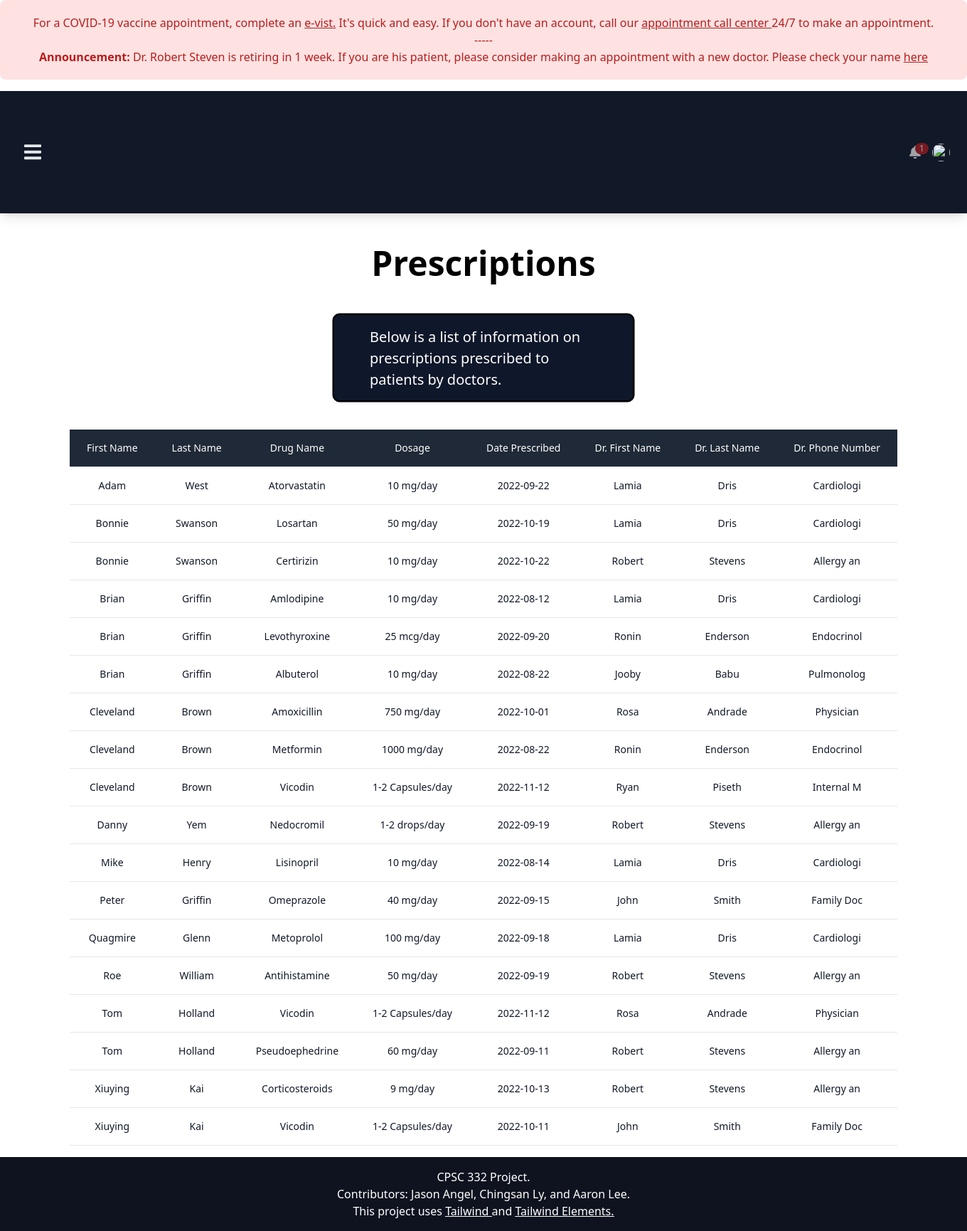
Before: /prescriptions.php with the older database file.
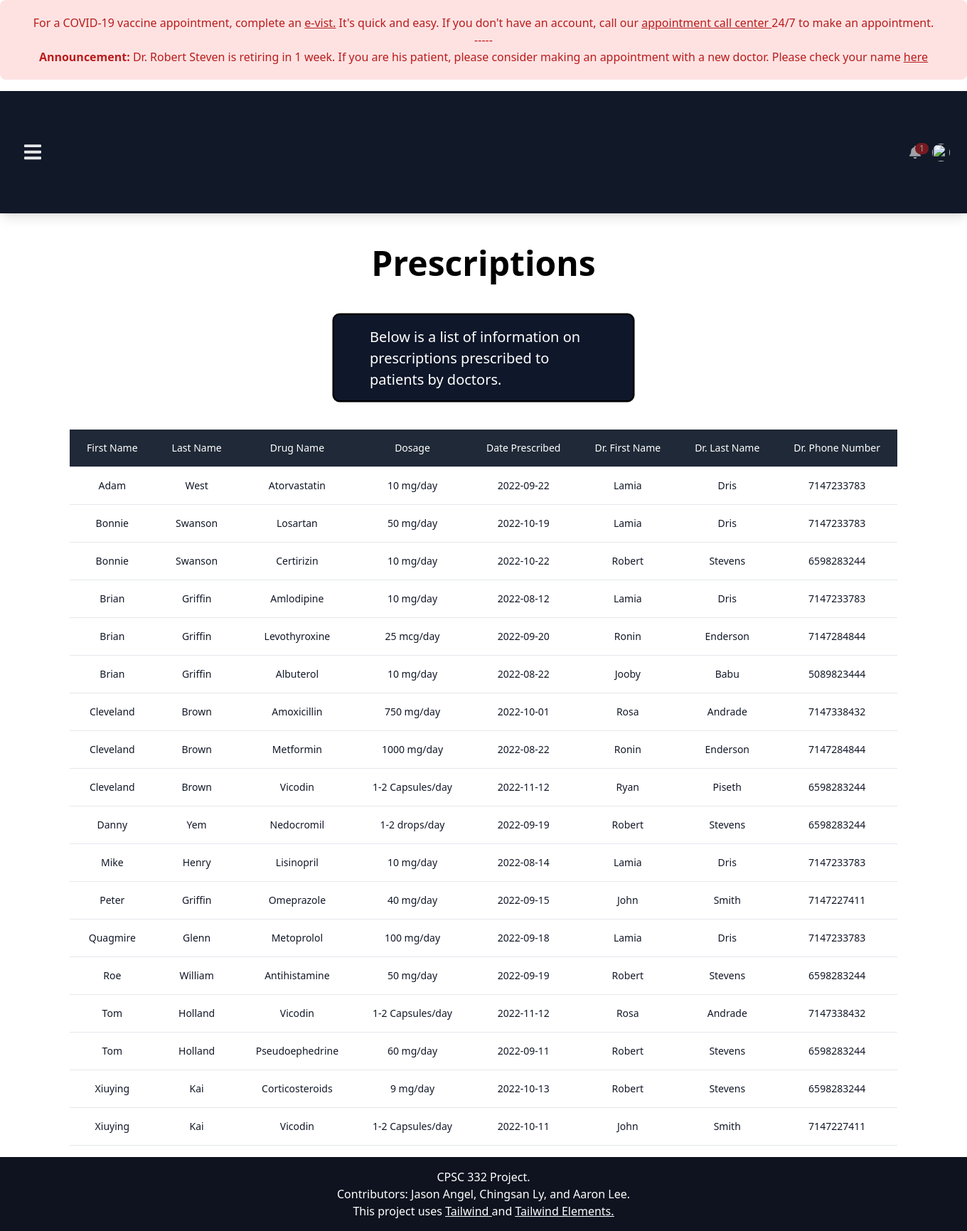
After: the same page with the newer database file.
### tables this page shows
CREATE TABLE Patient (
  SSN int NOT NULL,
  Last_Name varchar(50),
  PhoneNumber varchar(10),
  Street_Name varchar(50),
  Street_Number varchar(50),
  City varchar(50),
  State varchar(2),
  Zip_Code varchar(9),
  First_Name varchar(10),
  Insurance_ID varchar(15)
);

CREATE TABLE Prescription (
	Prescription_ID int NOT NULL,
    Drug_Name varchar(50),
    Dosage varchar(50),
    Number_Refill int,
    Date_Prescribed DATE,
    Most_Recent_Filling DATE,
    Prescribed_by varchar(50),
    Patient_SSN int NOT NULL,
    FOREIGN KEY (Patient_SSN) REFERENCES Patient(SSN)
    );

CREATE TABLE Drug (
	Drug_Name varchar(50) PRIMARY KEY,
    Dosage varchar(50)
    );

CREATE TABLE Doctor_Prescribe (
	Prescription_ID INT NOT NULL,
    Date_Prescribed DATE,
    Prescribed_by varchar(50),
    FOREIGN KEY (Prescribed_by) REFERENCES Doctor(DoctorID)
);

CREATE TABLE Doctor (
	DoctorID varchar(50),
    Last_Name varchar(50),
    First_Name varchar(50) UNIQUE,
    Phone_Number varchar(10),
    Specialty varchar(40),
    Salary varchar(40)
    
    );

### prescriptions.php (the view, shortened to what this page needs)
<!DOCTYPE html>
<html lang="en">
<?php include('header.php'); ?>
<main style="min-height: calc(100vh - 176px - 104px);">
    <h1 class="font-semibold leading-tight text-5xl mt-0 mb-2 text-grey-600 bold text-center mt-10">Prescriptions</h1>
    <div class="flex items-center justify-center mb-10 scale-125">
        <div class="border-2 border-black bg-slate-900 basis-3/12 text-white rounded-lg mt-10 px-10 py-3">
            <p>Below is a list of information on prescriptions prescribed to patients by doctors.</p>
        </div>
    </div>
    <?php
        $server = 'localhost';
        $username = 'root';
        $password = '';
        $database = 'docOffice';
        $connection = new mysqli($server, $username, $password, $database, 3306) or die("not connected");
        $sql = "select Patient.First_Name, Patient.Last_Name, Prescription.Drug_Name, Drug.Dosage, Doctor_Prescribe.Date_Prescribed, Doctor.First_Name as Dr_Fname, Doctor.Last_Name as Dr_Lname, Doctor.Phone_Number as Dr_PhoneNum
                    from Patient, Prescription, Doctor, Doctor_Prescribe, Drug
                    where Prescription.Patient_SSN = Patient.SSN and Doctor_Prescribe.Prescribed_by = Doctor.DoctorID
                    AND Prescription.Drug_Name = Drug.Drug_Name
                    AND Prescription.Prescription_ID = Doctor_Prescribe.Prescription_ID
                    order by Patient.First_Name asc";
        $result = mysqli_query($connection, $sql);
        print "<div class = 'flex items-center justify-center'>";
        print "<div class='flex flex-ol'>";
        print "<div class='overflow-x-auto sm:-mx-6 lg:-mx-8'>";
        print "<div class='py-4 inline-block min-w-full sm:px-6 lg:px-8'>";
        print "<div class='overflow-hidden'>";
        print "<table class='min-w-full text-center'>";
        print "<thead class='border-b bg-gray-800'>";
        print "<tr>";
        print "<th scope='col' class='text-sm font-medium text-white px-6 py-4'>";
        print "First Name";
        print "</th>";
        print "<th scope='col' class='text-sm font-medium text-white px-6 py-4'>";
        print "Last Name";
        print "</th>";
        print "<th scope='col' class='text-sm font-medium text-white px-6 py-4'>";
        print "Drug Name";
        print "</th>";
        print "<th scope='col' class='text-sm font-medium text-white px-6 py-4'>";
        print "Dosage";
        print "</th>";
        print "<th scope='col' class='text-sm font-medium text-white px-6 py-4'>";
        print "Date Prescribed";
        print "</th>";
        print "<th scope='col' class='text-sm font-medium text-white px-6 py-4'>";
        print "Dr. First Name";
        print "</th>";
        print "<th scope='col' class='text-sm font-medium text-white px-6 py-4'>";
        print "Dr. Last Name";
        print "</th>";
        print "<th scope='col' class='text-sm font-medium text-white px-6 py-4'>";
        print "Dr. Phone Number";
        print "</th>";
        print "</tr>";
        print "</thead class='border-b'>";
        print "<tbody>";
        while ($row = mysqli_fetch_array($result)) {
            print "<tr class='bg-white border-b'>";
            print "<td class='text-sm text-gray-900 font-light px-6 py-4 whitespace-nowrap'>$row[First_Name]</td>";
            print "<td class='text-sm text-gray-900 font-light px-6 py-4 whitespace-nowrap'>$row[Last_Name]</td>";
            print "<td class='text-sm text-gray-900 font-light px-6 py-4 whitespace-nowrap'>$row[Drug_Name]</td>";
            print "<td class='text-sm text-gray-900 font-light px-6 py-4 whitespace-nowrap'>$row[Dosage]</td>";
            print "<td class='text-sm text-gray-900 font-light px-6 py-4 whitespace-nowrap'>$row[Date_Prescribed]</td>";
            print "<td class='text-sm text-gray-900 font-light px-6 py-4 whitespace-nowrap'>$row[Dr_Fname]</td>";
            print "<td class='text-sm text-gray-900 font-light px-6 py-4 whitespace-nowrap'>$row[Dr_Lname]</td>";
            print "<td class='text-sm text-gray-900 font-light px-6 py-4 whitespace-nowrap'>$row[Dr_PhoneNum]</td>";
            print "</tr class='bg-white border-b'>";
        }
        print "</tbody>";
        print "</table>";
        print "</div>";
        print "</div>";
        print "</div>";
        print "</div>";
        print "</div>";
    ?>
</main>
<?php include('footer.php'); ?>
</html>

### header.php (shortened to what this page needs)
<head>
  <script src="https://cdn.tailwindcss.com"></script>
  <link rel="stylesheet" href="https://cdnjs.cloudflare.com/ajax/libs/font-awesome/6.0.0/css/all.min.css" />
  <link rel="stylesheet" href="https://cdn.jsdelivr.net/npm/tw-elements/dist/css/index.min.css" />
</head>
<body class="overflow-x-hidden">
  <header>
    <div class="bg-red-100 rounded-lg py-5 px-6 mb-4 text-base text-red-700 mb-0 text-center" role="alert">
      For a COVID-19 vaccine appointment, complete an <u> e-vist.</u> It's quick and easy. If you don't have an account,
      call
      our <u> appointment call center </u> 24/7 to make an appointment.
      <br>
      <span> -----</span>
      <br>
      <b> Announcement: </b> Dr. Robert Steven is retiring in 1 week. If you are his patient, please consider making an
      appointment with a new doctor. Please check your name <u><a href="announcement.php">here</a></u>
    </div>
    <nav
      class="relative w-full flex flex-wrap items-center justify-between py-3 bg-gray-900 text-gray-200 shadow-lg navbar navbar-expand-lg navbar-light mt-0">
      <div class="container-fluid w-full flex flex-wrap items-center justify-between px-6">
        <button
          class="navbar-toggler text-gray-200 border-0 hover:shadow-none hover:no-underline py-2 px-2.5 bg-transparent focus:outline-none focus:ring-0 focus:shadow-none focus:no-underline"
          type="button" data-bs-toggle="collapse" data-bs-target="#navbarSupportedContent1"
          aria-controls="navbarSupportedContent" aria-expanded="false" aria-label="Toggle navigation">
        </button>
        <div class="flex items-center relative">
          <div class="dropdown relative">
            <a class="text-white opacity-60 hover:opacity-80 focus:opacity-80 mr-4 dropdown-toggle hidden-arrow flex items-center"
              href="#" id="dropdownMenuButton1" role="button" data-bs-toggle="dropdown" aria-expanded="false">
              <span class="text-white bg-red-700 absolute rounded-full text-xs -mt-2.5 ml-2 py-0 px-1.5">1</span>
            </a>
          </div>
          <div class="dropdown relative">
            <a class="dropdown-toggle flex items-center hidden-arrow" href="#" id="dropdownMenuButton2" role="button"
              data-bs-toggle="dropdown" aria-expanded="false">
              <img src="https://mdbootstrap.com/img/new/avatars/2.jpg" class="rounded-full"
                style="height: 25px; width: 25px" alt="" loading="lazy" />
            </a>
          </div>
        </div>
      </div>
    </nav>
  </header>

### footer.php
<footer class="text-center bg-gray-900 text-white">
  <div class="text-center p-4" style="background-color: rgba(0, 0, 0, 0.2);">
    CPSC 332 Project.</br>
    <a class="text-white" href="https://tailwind-elements.com/">Contributors: Jason Angel, Chingsan Ly, and Aaron Lee.
      </br> This project uses <u> <a href="https://tailwindcss.com/" target="_blank"> Tailwind </a> </u> and <u> <a
          href="https://tailwind-elements.com/" target="_blank"> Tailwind Elements.</a> </u>
  </div>
</footer>
</body>

Changed rows visible on the page:
changed through a linked row, patient "Adam": doctor.Phone_Number "Cardiologi" → "7147233783"
changed through a linked row, patient "Bonnie": doctor.Phone_Number "Cardiologi" → "7147233783"; doctor.Phone_Number "Allergy an" → "6598283244"
changed through a linked row, patient "Brian": doctor.Phone_Number "Cardiologi" → "7147233783"; doctor.Phone_Number "Endocrinol" → "7147284844"; doctor.Phone_Number "Pulmonolog" → "5089823444"
changed through a linked row, patient "Cleveland": doctor.Phone_Number "Physician" → "7147338432"; doctor.Phone_Number "Endocrinol" → "7147284844"; doctor.Phone_Number "Internal M" → "6598283244"
changed through a linked row, patient "Danny": doctor.Phone_Number "Allergy an" → "6598283244"
changed through a linked row, patient "Mike": doctor.Phone_Number "Cardiologi" → "7147233783"
changed through a linked row, patient "Peter": doctor.Phone_Number "Family Doc" → "7147227411"
changed through a linked row, patient "Quagmire": doctor.Phone_Number "Cardiologi" → "7147233783"
changed through a linked row, patient "Roe": doctor.Phone_Number "Allergy an" → "6598283244"
changed through a linked row, patient "Tom": doctor.Phone_Number "Physician" → "7147338432"; doctor.Phone_Number "Allergy an" → "6598283244"
changed through a linked row, patient "Xiuying": doctor.Phone_Number "Allergy an" → "6598283244"; doctor.Phone_Number "Family Doc" → "7147227411"
